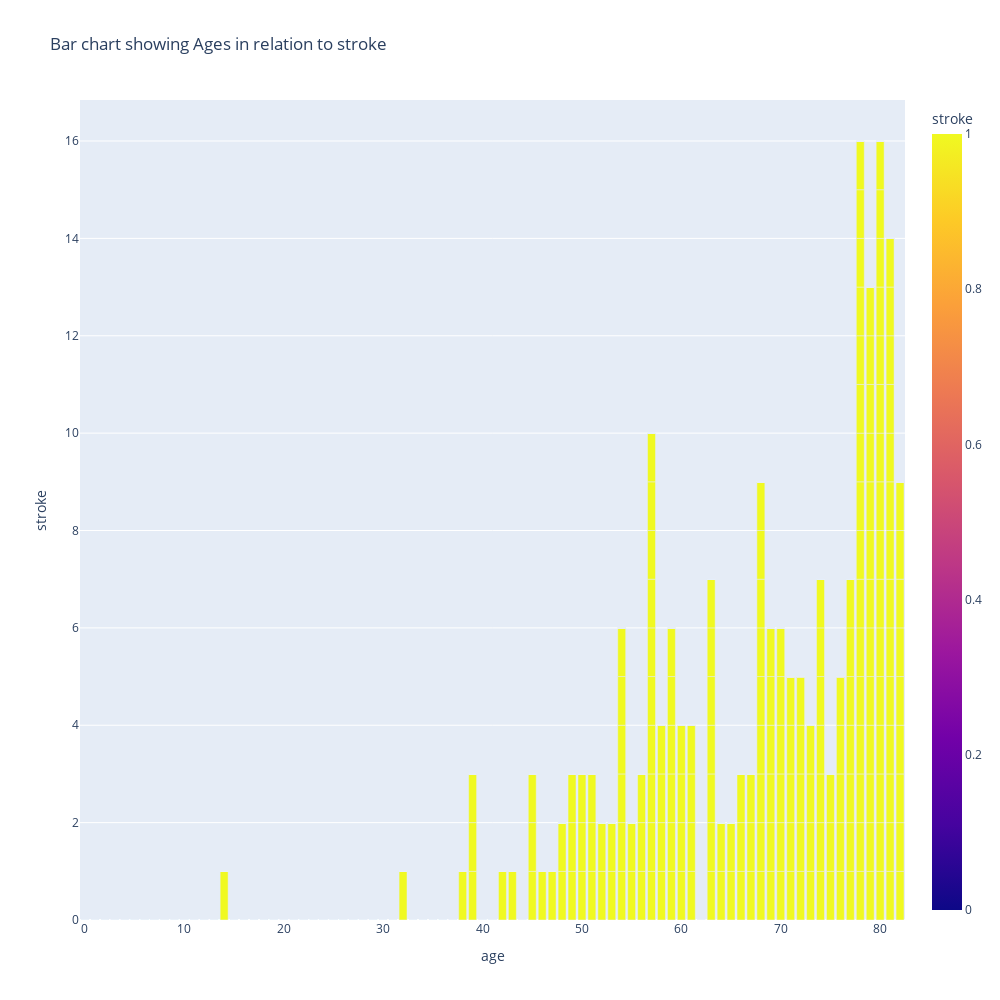

Notebook code cell kept with this figure:
### Code cell
fig= px.bar(df, x = df['age'], y=df['stroke'], width=1000 ,color='stroke', height=1000 , title='Bar chart showing Ages in relation to stroke')
fig.show()

### Figure 1 — Plotly figure (JSON) as saved in the notebook; plotly's stock layout.template omitted (floating-point values rounded to 4 significant figures; data arrays with more than 128 entries replaced by an {"elided": "..."} marker saying what was removed)
{"data": [{"alignmentgroup": "True", "hovertemplate": "age=%{x}<br>stroke=%{marker.color}<extra></extra>", "legendgroup": "", "marker": {"color": {"elided": "4909 int values"}, "coloraxis": "coloraxis", "pattern": {"shape": ""}}, "name": "", "offsetgroup": "", "orientation": "v", "showlegend": false, "textposition": "auto", "type": "bar", "x": {"elided": "4909 int values"}, "xaxis": "x", "y": {"elided": "4909 int values"}, "yaxis": "y"}], "layout": {"barmode": "relative", "coloraxis": {"colorbar": {"title": {"text": "stroke"}}, "colorscale": [[0, "#0d0887"], [0.1111, "#46039f"], [0.2222, "#7201a8"], [0.3333, "#9c179e"], [0.4444, "#bd3786"], [0.5556, "#d8576b"], [0.6667, "#ed7953"], [0.7778, "#fb9f3a"], [0.8889, "#fdca26"], [1, "#f0f921"]]}, "height": 1000, "legend": {"tracegroupgap": 0}, "title": {"text": "Bar chart showing Ages in relation to stroke"}, "width": 1000, "xaxis": {"anchor": "y", "domain": [0, 1], "title": {"text": "age"}}, "yaxis": {"anchor": "x", "domain": [0, 1], "title": {"text": "stroke"}}}}
